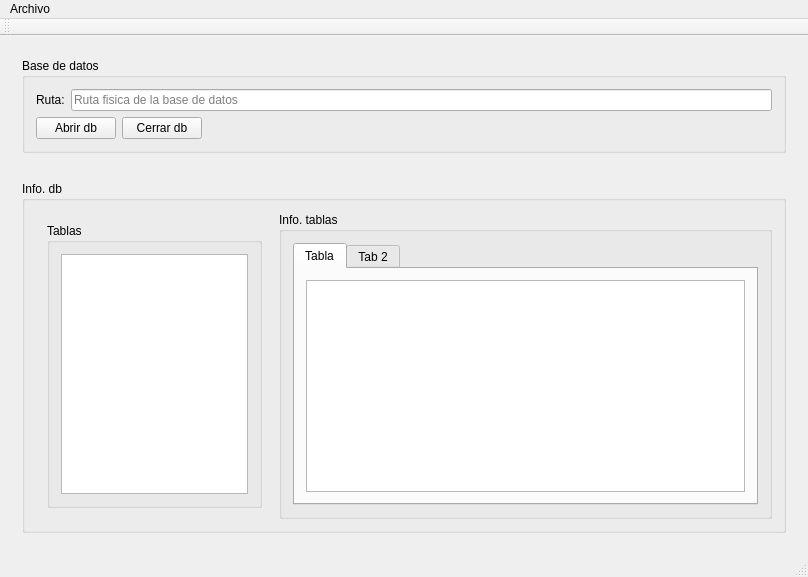
<?xml version="1.0" encoding="UTF-8"?>
<ui version="4.0">
 <class>MainWindow</class>
 <widget class="QMainWindow" name="MainWindow">
  <property name="geometry">
   <rect>
    <x>0</x>
    <y>0</y>
    <width>808</width>
    <height>577</height>
   </rect>
  </property>
  <property name="windowTitle">
   <string>MainWindow</string>
  </property>
  <widget class="QWidget" name="centralWidget">
   <layout class="QVBoxLayout" name="verticalLayout_4">
    <item>
     <widget class="QWidget" name="widget" native="true">
      <property name="maximumSize">
       <size>
        <width>16777215</width>
        <height>150</height>
       </size>
      </property>
      <layout class="QVBoxLayout" name="verticalLayout_2">
       <item>
        <widget class="QGroupBox" name="groupBox">
         <property name="title">
          <string>Base de datos</string>
         </property>
         <layout class="QVBoxLayout" name="verticalLayout">
          <item>
           <layout class="QHBoxLayout" name="horizontalLayout_2">
            <item>
             <widget class="QLabel" name="label">
              <property name="text">
               <string>Ruta:</string>
              </property>
             </widget>
            </item>
            <item>
             <widget class="QLineEdit" name="txtRutaDb">
              <property name="maxLength">
               <number>9999999</number>
              </property>
              <property name="readOnly">
               <bool>true</bool>
              </property>
              <property name="placeholderText">
               <string>Ruta fisica de la base de datos</string>
              </property>
             </widget>
            </item>
           </layout>
          </item>
          <item>
           <layout class="QHBoxLayout" name="horizontalLayout">
            <item>
             <widget class="QPushButton" name="btnAbrir">
              <property name="text">
               <string>Abrir db</string>
              </property>
              <property name="icon">
               <iconset resource="source.qrc">
                <normaloff>:/icons/source/icons/folder_database.png</normaloff>:/icons/source/icons/folder_database.png</iconset>
              </property>
             </widget>
            </item>
            <item>
             <widget class="QPushButton" name="btnCerrar">
              <property name="text">
               <string>Cerrar db</string>
              </property>
              <property name="icon">
               <iconset resource="source.qrc">
                <normaloff>:/icons/source/icons/database_go.png</normaloff>:/icons/source/icons/database_go.png</iconset>
              </property>
             </widget>
            </item>
            <item>
             <spacer name="horizontalSpacer">
              <property name="orientation">
               <enum>Qt::Horizontal</enum>
              </property>
              <property name="sizeHint" stdset="0">
               <size>
                <width>40</width>
                <height>20</height>
               </size>
              </property>
             </spacer>
            </item>
           </layout>
          </item>
         </layout>
        </widget>
       </item>
      </layout>
     </widget>
    </item>
    <item>
     <widget class="QWidget" name="widget_2" native="true">
      <layout class="QHBoxLayout" name="horizontalLayout_6">
       <item>
        <widget class="QGroupBox" name="groupBox_2">
         <property name="title">
          <string>Info. db</string>
         </property>
         <layout class="QHBoxLayout" name="horizontalLayout_5">
          <item>
           <widget class="QWidget" name="widget_3" native="true">
            <property name="maximumSize">
             <size>
              <width>237</width>
              <height>16777215</height>
             </size>
            </property>
            <layout class="QHBoxLayout" name="horizontalLayout_4">
             <item>
              <widget class="QGroupBox" name="groupBox_3">
               <property name="title">
                <string>Tablas</string>
               </property>
               <layout class="QHBoxLayout" name="horizontalLayout_3">
                <item>
                 <widget class="QListWidget" name="listTablas">
                  <property name="editTriggers">
                   <set>QAbstractItemView::NoEditTriggers</set>
                  </property>
                 </widget>
                </item>
               </layout>
              </widget>
             </item>
            </layout>
           </widget>
          </item>
          <item>
           <widget class="QGroupBox" name="groupBox_4">
            <property name="title">
             <string>Info. tablas</string>
            </property>
            <layout class="QVBoxLayout" name="verticalLayout_3">
             <item>
              <widget class="QTabWidget" name="tabTablas">
               <property name="tabShape">
                <enum>QTabWidget::Rounded</enum>
               </property>
               <widget class="QWidget" name="tab">
                <attribute name="title">
                 <string>Tabla</string>
                </attribute>
                <layout class="QVBoxLayout" name="verticalLayout_5">
                 <item>
                  <widget class="QTableView" name="tableTab1"/>
                 </item>
                </layout>
               </widget>
               <widget class="QWidget" name="tab_2">
                <attribute name="title">
                 <string>Tab 2</string>
                </attribute>
               </widget>
              </widget>
             </item>
            </layout>
           </widget>
          </item>
         </layout>
        </widget>
       </item>
      </layout>
     </widget>
    </item>
   </layout>
  </widget>
  <widget class="QMenuBar" name="menuBar">
   <property name="geometry">
    <rect>
     <x>0</x>
     <y>0</y>
     <width>808</width>
     <height>21</height>
    </rect>
   </property>
   <widget class="QMenu" name="menuArchivo">
    <property name="title">
     <string>Archivo</string>
    </property>
    <addaction name="actionAbrir_db"/>
    <addaction name="actionCerrar_db"/>
    <addaction name="separator"/>
    <addaction name="actionSalir"/>
   </widget>
   <addaction name="menuArchivo"/>
  </widget>
  <widget class="QToolBar" name="mainToolBar">
   <attribute name="toolBarArea">
    <enum>TopToolBarArea</enum>
   </attribute>
   <attribute name="toolBarBreak">
    <bool>false</bool>
   </attribute>
  </widget>
  <widget class="QStatusBar" name="statusBar"/>
  <action name="actionAbrir_db">
   <property name="icon">
    <iconset resource="source.qrc">
     <normaloff>:/icons/source/icons/folder_database.png</normaloff>:/icons/source/icons/folder_database.png</iconset>
   </property>
   <property name="text">
    <string>Abrir</string>
   </property>
  </action>
  <action name="actionSalir">
   <property name="icon">
    <iconset resource="source.qrc">
     <normaloff>:/icons/source/icons/door_out.png</normaloff>:/icons/source/icons/door_out.png</iconset>
   </property>
   <property name="text">
    <string>Salir</string>
   </property>
  </action>
  <action name="actionCerrar_db">
   <property name="icon">
    <iconset resource="source.qrc">
     <normaloff>:/icons/source/icons/database_go.png</normaloff>:/icons/source/icons/database_go.png</iconset>
   </property>
   <property name="text">
    <string>Cerrar db</string>
   </property>
  </action>
  <action name="actionNuevo_registro">
   <property name="icon">
    <iconset resource="source.qrc">
     <normaloff>:/icons/source/icons/add.png</normaloff>:/icons/source/icons/add.png</iconset>
   </property>
   <property name="text">
    <string>Nuevo registro</string>
   </property>
  </action>
  <action name="actionEliminar_registro">
   <property name="icon">
    <iconset resource="source.qrc">
     <normaloff>:/icons/source/icons/table_row_delete.png</normaloff>:/icons/source/icons/table_row_delete.png</iconset>
   </property>
   <property name="text">
    <string>Eliminar registro</string>
   </property>
  </action>
 </widget>
 <layoutdefault spacing="6" margin="11"/>
 <resources>
  <include location="source.qrc"/>
 </resources>
 <connections/>
</ui>
